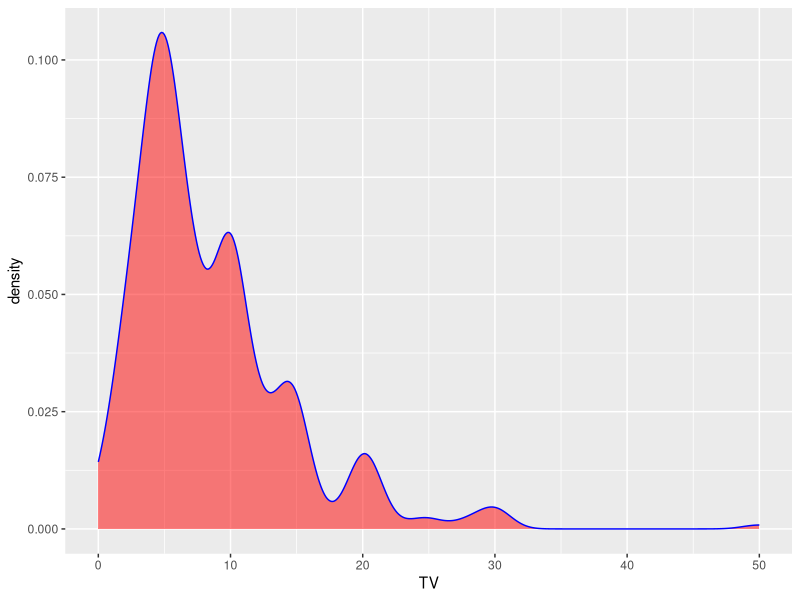
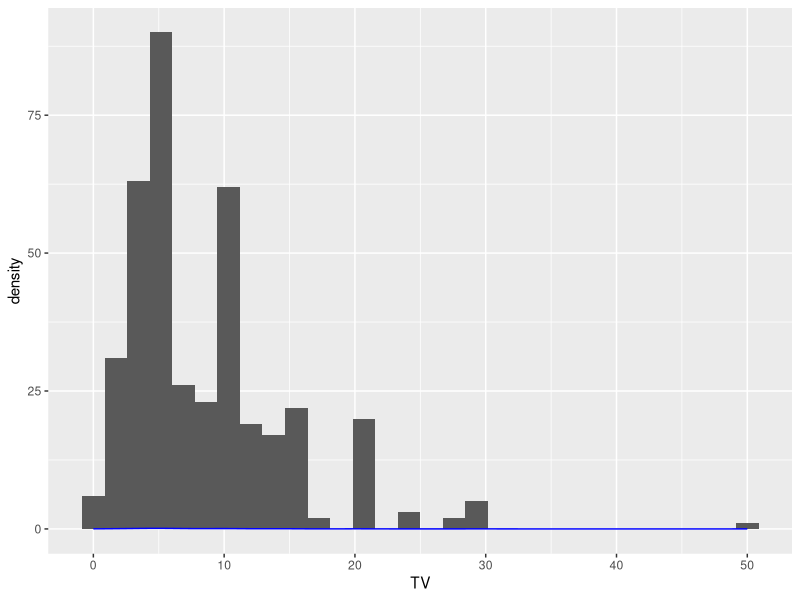
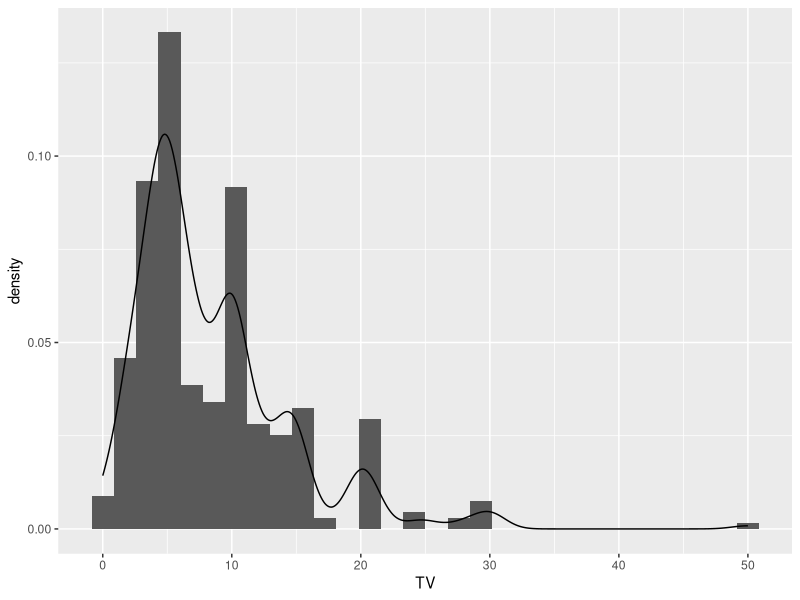
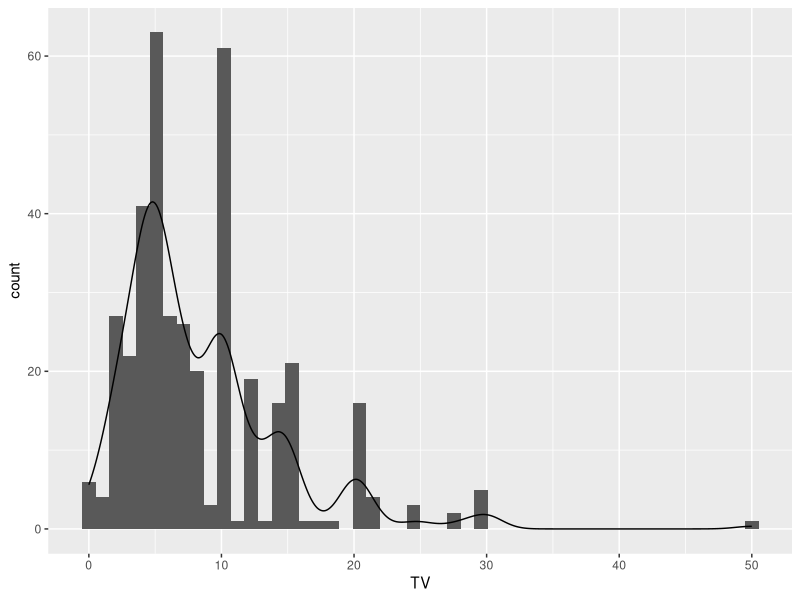
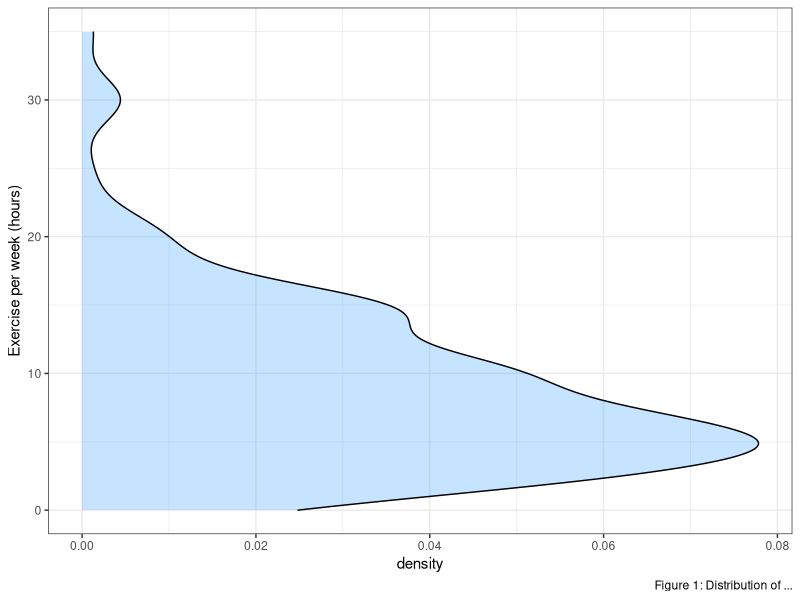
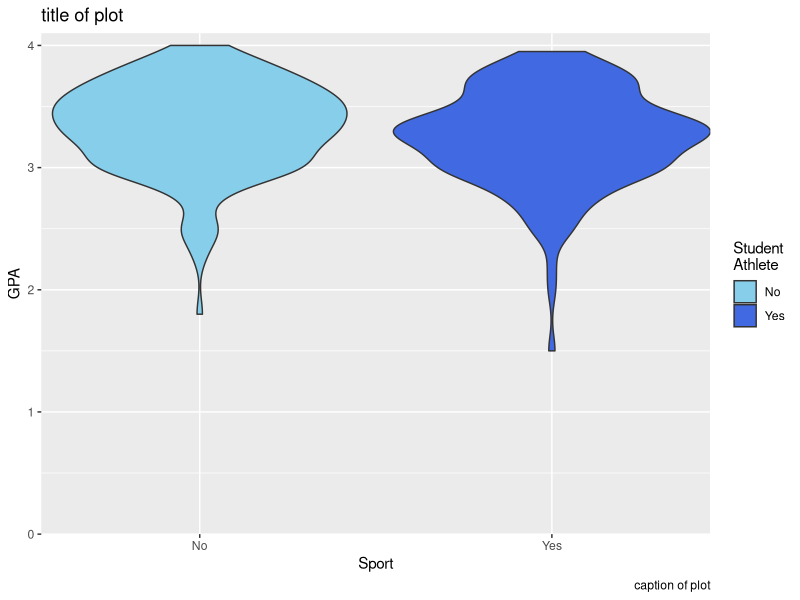
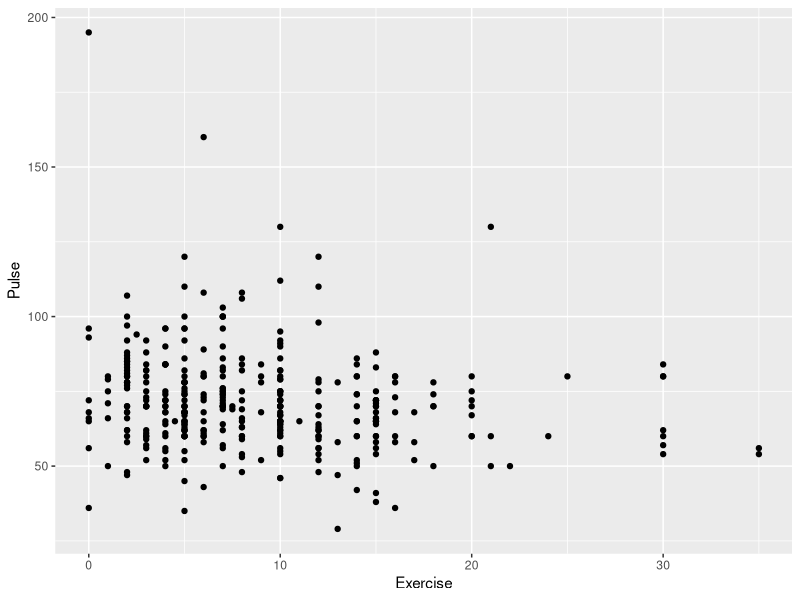
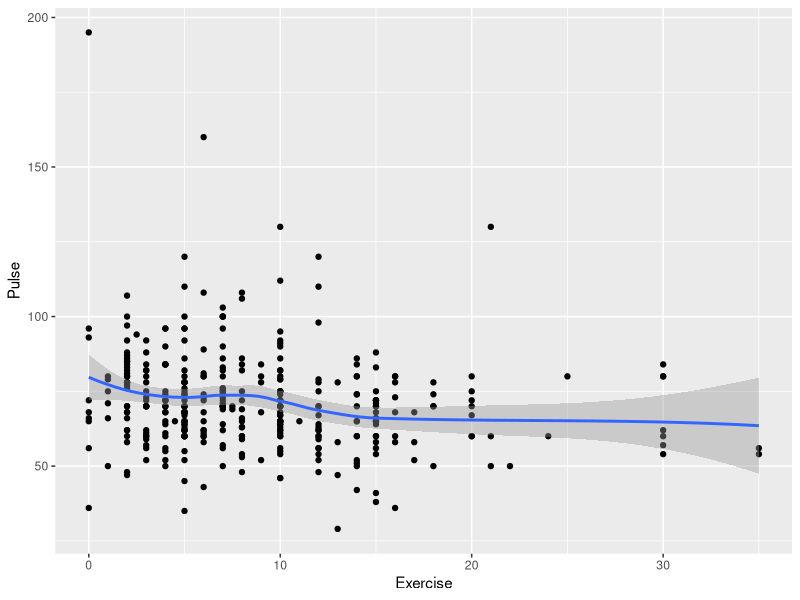

The R source for these figures, in order:
## ---- chunk 1
library(dplyr)
library(ggplot2)
library(here)
library(readr)

stat113 <- read_csv(here("data", "stat113_f18_s19.csv"))
## ---- chunk 2
base_plot <- ggplot(stat113, mapping = aes(x = TV))

## ---- chunk 3
base_plot+
     geom_density(color = "blue",
                  fill = "red",
                  alpha = 0.5)
## ---- chunk 4
# not working because the density and histogram scales are different
base_plot + geom_histogram() + geom_density(
     color = "blue")
## ---- chunk 5
# force the histogram to be on the density scale
base_plot + 
     geom_histogram(aes(y = after_stat(density)))+
     geom_density()
## ---- chunk 6
# force the density to be on the count scale
base_plot +
     geom_histogram(bins = 50)+
     geom_density(aes(y = after_stat(count)))
## ---- chunk 7
ggplot(data = stat113, aes(Exercise))+
     geom_density(fill = "dodger blue",
                  alpha = 0.25,
                  )+
     theme_bw()+ 
     coord_flip()+
     labs(caption = "Figure 1: Distribution of ...",
          x = "Exercise per week (hours)")

#coord_polar is a way to plot circular data (ex: wind direction, time, etc.)
     
## ---- chunk 8
award_plot <-
stat113 %>%
     filter(!is.na(Award)) %>%
     ggplot(aes(x = Award, fill = Award))+
     geom_bar()
## ---- chunk 9
# saving plots
ggsave(filename = "stat113_award_plot.jpg",
       plot = award_plot,
       width = 7,
       height = 4)
## ---- chunk 10
# make side-by-side boxplots
stat113%>% 
  filter(!is.na(Sport)) %>%
  ggplot(aes(x = Sport, 
             y = GPA, 
             fill = Sport))+
  geom_violin()+
  scale_fill_manual(
    values = c("skyblue", "royalblue"),
    name = "Student\nAthlete" # \n is used to insert a line break in text
  ) +
  labs(title = "title of plot",
       caption = "caption of plot")+
  coord_cartesian(ylim = c(0,4.1), expand = FALSE) # NA can also be used to define the upper bound based on how big the data gets
## ---- chunk 11
# create a scatter plot 
stat113 %>%
  ggplot(aes(x = Exercise, y= Pulse ))+
  geom_point()
## ---- chunk 12
# create a scatter plot 
stat113 %>%
  ggplot(aes(x = Exercise, y= Pulse ))+
  geom_point()+
  geom_smooth()
## ---- chunk 13
# create a scatter plot 
stat113 %>%
  ggplot(aes(x = Exercise, y= Pulse ))+
  geom_point()+
  geom_smooth(method = lm)
## ---- chunk 14
# create a scatter plot 
stat113 %>%
  filter(!is.na(Tattoo)) %>%
  ggplot(aes(x = TV, y= GPA, 
             color = Tattoo, fill = Tattoo, shape = Tattoo))+
  geom_point()+
  geom_smooth()+
  geom_smooth(method = lm) +
  facet_wrap(vars(Tattoo), scales = "free") +
  theme_bw()

# standard errors are controlled by the fill command
## ---- chunk 15
stat113 %>%
  filter(!is.na(Award), !is.na(Sport)) %>%
  ggplot(aes(x = Award, fill = Sport))+
  geom_bar(position = "stack")
## ---- chunk 16
# cluster bar chart
stat113 %>%
  filter(!is.na(Award), !is.na(Sport)) %>%
  ggplot(aes(x = Award, fill = Sport))+
  geom_bar(position = "dodge")
## ---- chunk 17
# filled bar chart, changes the y-axis to be a proportion
stat113 %>%
  filter(!is.na(Award), !is.na(Sport)) %>%
  ggplot(aes(x = Sport, fill = Award))+
  geom_bar(position = "fill")+
  labs(y= "Proportion") +
  scale_fill_viridis_d() +
  #scale_fill_brewer(palette = "Accent")+
  theme_bw()
## ---- chunk 18
stat113 %>%
  ggplot(aes(x = Class, y = GPA, group = Class)) +
  
  geom_violin(aes(fill = Class))+
  
 
  geom_boxplot()+
  
  facet_wrap(vars(Term))+
  
  theme_bw() +
  coord_cartesian(ylim = c(0,4.1), expand = FALSE)+
  labs(x = "Stat 113 Section")

